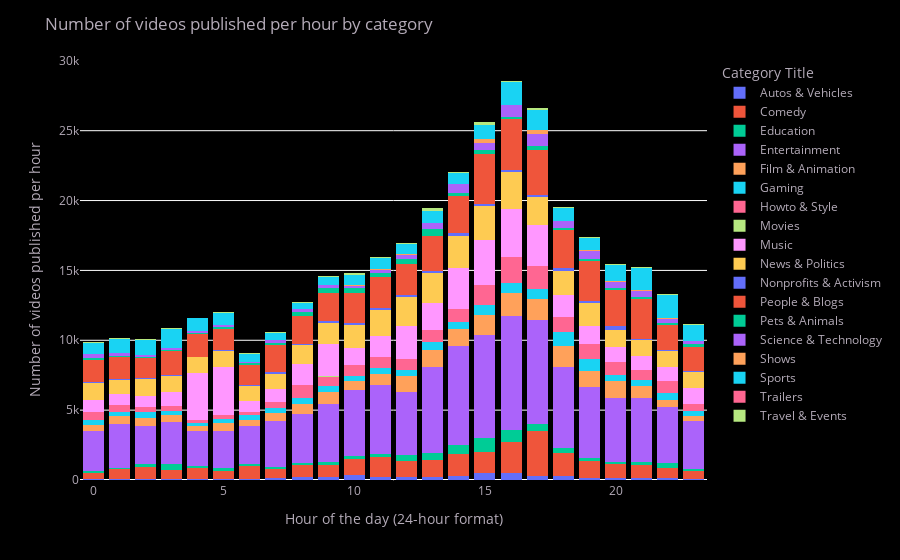

Source (notebook cell):
### Markdown cell above
# Q3. When were videos published?

### Code cell
df_full['publish_hour'] = df_full['publish_time'].astype(str).str.split(':').str[0].astype(int)
repeat_vids = df_full.groupby(['publish_hour'])['category'].value_counts().reset_index(name='count_cate')
repeat_vids = repeat_vids.rename(columns={'category':'Category Title'})
repeat_vids = repeat_vids.rename(columns={'publish_hour':'Hour of the day'})
repeat_vids_pivot_data = repeat_vids.pivot_table(index='Hour of the day', columns='Category Title', values='count_cate', aggfunc='sum').fillna(0)
# Melt the dataframe for plotly
df_melted = repeat_vids_pivot_data.reset_index().melt(id_vars='Hour of the day', value_name='Count')

# Plotting with plotly
fig = px.bar(df_melted, x='Hour of the day', y='Count', color='Category Title',
            #  title='Category Distribution by Number of Trending Days',
             labels={'Count': 'Number of videos published per hour', 'Hour of the day': 'Hour of the day (24-hour format)'},
             hover_data=['Category Title', 'Count'])

fig.update_traces(marker=dict(line=dict(width=0)))
fig.update_layout(
    barmode='stack',
    title='Number of videos published per hour by category',
    title_font_color = '#b4abb8',
    # xaxis_title='Month-Year',
    xaxis_title_font_color = '#b4abb8',
    xaxis=dict(linecolor='#000000'),
    # yaxis_title='Percentage (%)',
    yaxis_title_font_color = '#b4abb8',
    font_color= '#b4abb8',
    plot_bgcolor='#000000',
    paper_bgcolor = '#000000',
)
fig.show()

### Figure 1 — Plotly figure (JSON) as saved in the notebook; plotly's stock layout.template omitted (floating-point values rounded to 4 significant figures)
{"data": [{"alignmentgroup": "True", "customdata": [["Autos & Vehicles"], ["Autos & Vehicles"], ["Autos & Vehicles"], ["Autos & Vehicles"], ["Autos & Vehicles"], ["Autos & Vehicles"], ["Autos & Vehicles"], ["Autos & Vehicles"], ["Autos & Vehicles"], ["Autos & Vehicles"], ["Autos & Vehicles"], ["Autos & Vehicles"], ["Autos & Vehicles"], ["Autos & Vehicles"], ["Autos & Vehicles"], ["Autos & Vehicles"], ["Autos & Vehicles"], ["Autos & Vehicles"], ["Autos & Vehicles"], ["Autos & Vehicles"], ["Autos & Vehicles"], ["Autos & Vehicles"], ["Autos & Vehicles"], ["Autos & Vehicles"]], "hovertemplate": "Category Title=%{customdata[0]}<br>Hour of the day (24-hour format)=%{x}<br>Number of videos published per hour=%{y}<extra></extra>", "legendgroup": "Autos & Vehicles", "marker": {"color": "#636efa", "line": {"width": 0}, "pattern": {"shape": ""}}, "name": "Autos & Vehicles", "offsetgroup": "Autos & Vehicles", "orientation": "v", "showlegend": true, "textposition": "auto", "type": "bar", "x": [0, 1, 2, 3, 4, 5, 6, 7, 8, 9, 10, 11, 12, 13, 14, 15, 16, 17, 18, 19, 20, 21, 22, 23], "xaxis": "x", "y": [70, 74, 100, 90, 67, 79, 101, 162, 226, 244, 355, 237, 228, 240, 291, 499, 516, 264, 258, 178, 120, 109, 118, 78], "yaxis": "y"}, {"alignmentgroup": "True", "customdata": [["Comedy"], ["Comedy"], ["Comedy"], ["Comedy"], ["Comedy"], ["Comedy"], ["Comedy"], ["Comedy"], ["Comedy"], ["Comedy"], ["Comedy"], ["Comedy"], ["Comedy"], ["Comedy"], ["Comedy"], ["Comedy"], ["Comedy"], ["Comedy"], ["Comedy"], ["Comedy"], ["Comedy"], ["Comedy"], ["Comedy"], ["Comedy"]], "hovertemplate": "Category Title=%{customdata[0]}<br>Hour of the day (24-hour format)=%{x}<br>Number of videos published per hour=%{y}<extra></extra>", "legendgroup": "Comedy", "marker": {"color": "#EF553B", "line": {"width": 0}, "pattern": {"shape": ""}}, "name": "Comedy", "offsetgroup": "Comedy", "orientation": "v", "showlegend": true, "textposition": "auto", "type": "bar", "x": [0, 1, 2, 3, 4, 5, 6, 7, 8, 9, 10, 11, 12, 13, 14, 15, 16, 17, 18, 19, 20, 21, 22, 23], "xaxis": "x", "y": [464, 735, 849, 618, 812, 589, 898, 619, 854, 815, 1177, 1431, 1128, 1220, 1537, 1481, 2169, 3258, 1678, 1158, 1023, 944, 766, 587], "yaxis": "y"}, {"alignmentgroup": "True", "customdata": [["Education"], ["Education"], ["Education"], ["Education"], ["Education"], ["Education"], ["Education"], ["Education"], ["Education"], ["Education"], ["Education"], ["Education"], ["Education"], ["Education"], ["Education"], ["Education"], ["Education"], ["Education"], ["Education"], ["Education"], ["Education"], ["Education"], ["Education"], ["Education"]], "hovertemplate": "Category Title=%{customdata[0]}<br>Hour of the day (24-hour format)=%{x}<br>Number of videos published per hour=%{y}<extra></extra>", "legendgroup": "Education", "marker": {"color": "#00cc96", "line": {"width": 0}, "pattern": {"shape": ""}}, "name": "Education", "offsetgroup": "Education", "orientation": "v", "showlegend": true, "textposition": "auto", "type": "bar", "x": [0, 1, 2, 3, 4, 5, 6, 7, 8, 9, 10, 11, 12, 13, 14, 15, 16, 17, 18, 19, 20, 21, 22, 23], "xaxis": "x", "y": [125, 79, 225, 429, 158, 171, 146, 168, 148, 214, 176, 220, 402, 504, 713, 1046, 862, 453, 357, 268, 153, 270, 354, 112], "yaxis": "y"}, {"alignmentgroup": "True", "customdata": [["Entertainment"], ["Entertainment"], ["Entertainment"], ["Entertainment"], ["Entertainment"], ["Entertainment"], ["Entertainment"], ["Entertainment"], ["Entertainment"], ["Entertainment"], ["Entertainment"], ["Entertainment"], ["Entertainment"], ["Entertainment"], ["Entertainment"], ["Entertainment"], ["Entertainment"], ["Entertainment"], ["Entertainment"], ["Entertainment"], ["Entertainment"], ["Entertainment"], ["Entertainment"], ["Entertainment"]], "hovertemplate": "Category Title=%{customdata[0]}<br>Hour of the day (24-hour format)=%{x}<br>Number of videos published per hour=%{y}<extra></extra>", "legendgroup": "Entertainment", "marker": {"color": "#ab63fa", "line": {"width": 0}, "pattern": {"shape": ""}}, "name": "Entertainment", "offsetgroup": "Entertainment", "orientation": "v", "showlegend": true, "textposition": "auto", "type": "bar", "x": [0, 1, 2, 3, 4, 5, 6, 7, 8, 9, 10, 11, 12, 13, 14, 15, 16, 17, 18, 19, 20, 21, 22, 23], "xaxis": "x", "y": [2839, 3097, 2700, 3027, 2441, 2696, 2711, 3291, 3529, 4183, 4701, 4921, 4513, 6094, 7041, 7357, 8225, 7455, 5814, 5069, 4567, 4541, 3980, 3455], "yaxis": "y"}, {"alignmentgroup": "True", "customdata": [["Film & Animation"], ["Film & Animation"], ["Film & Animation"], ["Film & Animation"], ["Film & Animation"], ["Film & Animation"], ["Film & Animation"], ["Film & Animation"], ["Film & Animation"], ["Film & Animation"], ["Film & Animation"], ["Film & Animation"], ["Film & Animation"], ["Film & Animation"], ["Film & Animation"], ["Film & Animation"], ["Film & Animation"], ["Film & Animation"], ["Film & Animation"], ["Film & Animation"], ["Film & Animation"], ["Film & Animation"], ["Film & Animation"], ["Film & Animation"]], "hovertemplate": "Category Title=%{customdata[0]}<br>Hour of the day (24-hour format)=%{x}<br>Number of videos published per hour=%{y}<extra></extra>", "legendgroup": "Film & Animation", "marker": {"color": "#FFA15A", "line": {"width": 0}, "pattern": {"shape": ""}}, "name": "Film & Animation", "offsetgroup": "Film & Animation", "orientation": "v", "showlegend": true, "textposition": "auto", "type": "bar", "x": [0, 1, 2, 3, 4, 5, 6, 7, 8, 9, 10, 11, 12, 13, 14, 15, 16, 17, 18, 19, 20, 21, 22, 23], "xaxis": "x", "y": [441, 588, 567, 519, 388, 548, 469, 579, 686, 866, 644, 773, 1145, 1212, 1253, 1454, 1647, 1493, 1460, 1150, 1213, 845, 513, 366], "yaxis": "y"}, {"alignmentgroup": "True", "customdata": [["Gaming"], ["Gaming"], ["Gaming"], ["Gaming"], ["Gaming"], ["Gaming"], ["Gaming"], ["Gaming"], ["Gaming"], ["Gaming"], ["Gaming"], ["Gaming"], ["Gaming"], ["Gaming"], ["Gaming"], ["Gaming"], ["Gaming"], ["Gaming"], ["Gaming"], ["Gaming"], ["Gaming"], ["Gaming"], ["Gaming"], ["Gaming"]], "hovertemplate": "Category Title=%{customdata[0]}<br>Hour of the day (24-hour format)=%{x}<br>Number of videos published per hour=%{y}<extra></extra>", "legendgroup": "Gaming", "marker": {"color": "#19d3f3", "line": {"width": 0}, "pattern": {"shape": ""}}, "name": "Gaming", "offsetgroup": "Gaming", "orientation": "v", "showlegend": true, "textposition": "auto", "type": "bar", "x": [0, 1, 2, 3, 4, 5, 6, 7, 8, 9, 10, 11, 12, 13, 14, 15, 16, 17, 18, 19, 20, 21, 22, 23], "xaxis": "x", "y": [371, 314, 427, 249, 241, 266, 298, 357, 455, 392, 393, 442, 478, 598, 474, 654, 685, 752, 993, 847, 465, 420, 483, 337], "yaxis": "y"}, {"alignmentgroup": "True", "customdata": [["Howto & Style"], ["Howto & Style"], ["Howto & Style"], ["Howto & Style"], ["Howto & Style"], ["Howto & Style"], ["Howto & Style"], ["Howto & Style"], ["Howto & Style"], ["Howto & Style"], ["Howto & Style"], ["Howto & Style"], ["Howto & Style"], ["Howto & Style"], ["Howto & Style"], ["Howto & Style"], ["Howto & Style"], ["Howto & Style"], ["Howto & Style"], ["Howto & Style"], ["Howto & Style"], ["Howto & Style"], ["Howto & Style"], ["Howto & Style"]], "hovertemplate": "Category Title=%{customdata[0]}<br>Hour of the day (24-hour format)=%{x}<br>Number of videos published per hour=%{y}<extra></extra>", "legendgroup": "Howto & Style", "marker": {"color": "#FF6692", "line": {"width": 0}, "pattern": {"shape": ""}}, "name": "Howto & Style", "offsetgroup": "Howto & Style", "orientation": "v", "showlegend": true, "textposition": "auto", "type": "bar", "x": [0, 1, 2, 3, 4, 5, 6, 7, 8, 9, 10, 11, 12, 13, 14, 15, 16, 17, 18, 19, 20, 21, 22, 23], "xaxis": "x", "y": [572, 456, 380, 359, 203, 270, 220, 419, 876, 692, 800, 786, 791, 863, 898, 1432, 1890, 1658, 1130, 1099, 903, 715, 842, 532], "yaxis": "y"}, {"alignmentgroup": "True", "customdata": [["Movies"], ["Movies"], ["Movies"], ["Movies"], ["Movies"], ["Movies"], ["Movies"], ["Movies"], ["Movies"], ["Movies"], ["Movies"], ["Movies"], ["Movies"], ["Movies"], ["Movies"], ["Movies"], ["Movies"], ["Movies"], ["Movies"], ["Movies"], ["Movies"], ["Movies"], ["Movies"], ["Movies"]], "hovertemplate": "Category Title=%{customdata[0]}<br>Hour of the day (24-hour format)=%{x}<br>Number of videos published per hour=%{y}<extra></extra>", "legendgroup": "Movies", "marker": {"color": "#B6E880", "line": {"width": 0}, "pattern": {"shape": ""}}, "name": "Movies", "offsetgroup": "Movies", "orientation": "v", "showlegend": true, "textposition": "auto", "type": "bar", "x": [0, 1, 2, 3, 4, 5, 6, 7, 8, 9, 10, 11, 12, 13, 14, 15, 16, 17, 18, 19, 20, 21, 22, 23], "xaxis": "x", "y": [0, 0, 0, 0, 0, 0, 0, 1, 1, 3, 0, 0, 1, 23, 1, 6, 0, 0, 0, 0, 0, 0, 0, 0], "yaxis": "y"}, {"alignmentgroup": "True", "customdata": [["Music"], ["Music"], ["Music"], ["Music"], ["Music"], ["Music"], ["Music"], ["Music"], ["Music"], ["Music"], ["Music"], ["Music"], ["Music"], ["Music"], ["Music"], ["Music"], ["Music"], ["Music"], ["Music"], ["Music"], ["Music"], ["Music"], ["Music"], ["Music"]], "hovertemplate": "Category Title=%{customdata[0]}<br>Hour of the day (24-hour format)=%{x}<br>Number of videos published per hour=%{y}<extra></extra>", "legendgroup": "Music", "marker": {"color": "#FF97FF", "line": {"width": 0}, "pattern": {"shape": ""}}, "name": "Music", "offsetgroup": "Music", "orientation": "v", "showlegend": true, "textposition": "auto", "type": "bar", "x": [0, 1, 2, 3, 4, 5, 6, 7, 8, 9, 10, 11, 12, 13, 14, 15, 16, 17, 18, 19, 20, 21, 22, 23], "xaxis": "x", "y": [848, 793, 780, 987, 3377, 3454, 792, 904, 1504, 2339, 1204, 1499, 2362, 1889, 2945, 3261, 3404, 2885, 1563, 1265, 1105, 1017, 1056, 1145], "yaxis": "y"}, {"alignmentgroup": "True", "customdata": [["News & Politics"], ["News & Politics"], ["News & Politics"], ["News & Politics"], ["News & Politics"], ["News & Politics"], ["News & Politics"], ["News & Politics"], ["News & Politics"], ["News & Politics"], ["News & Politics"], ["News & Politics"], ["News & Politics"], ["News & Politics"], ["News & Politics"], ["News & Politics"], ["News & Politics"], ["News & Politics"], ["News & Politics"], ["News & Politics"], ["News & Politics"], ["News & Politics"], ["News & Politics"], ["News & Politics"]], "hovertemplate": "Category Title=%{customdata[0]}<br>Hour of the day (24-hour format)=%{x}<br>Number of videos published per hour=%{y}<extra></extra>", "legendgroup": "News & Politics", "marker": {"color": "#FECB52", "line": {"width": 0}, "pattern": {"shape": ""}}, "name": "News & Politics", "offsetgroup": "News & Politics", "orientation": "v", "showlegend": true, "textposition": "auto", "type": "bar", "x": [0, 1, 2, 3, 4, 5, 6, 7, 8, 9, 10, 11, 12, 13, 14, 15, 16, 17, 18, 19, 20, 21, 22, 23], "xaxis": "x", "y": [1203, 1036, 1184, 1172, 1086, 1191, 1085, 1119, 1382, 1511, 1660, 1850, 2061, 2183, 2339, 2405, 2614, 2009, 1684, 1622, 1222, 1182, 1128, 1083], "yaxis": "y"}, {"alignmentgroup": "True", "customdata": [["Nonprofits & Activism"], ["Nonprofits & Activism"], ["Nonprofits & Activism"], ["Nonprofits & Activism"], ["Nonprofits & Activism"], ["Nonprofits & Activism"], ["Nonprofits & Activism"], ["Nonprofits & Activism"], ["Nonprofits & Activism"], ["Nonprofits & Activism"], ["Nonprofits & Activism"], ["Nonprofits & Activism"], ["Nonprofits & Activism"], ["Nonprofits & Activism"], ["Nonprofits & Activism"], ["Nonprofits & Activism"], ["Nonprofits & Activism"], ["Nonprofits & Activism"], ["Nonprofits & Activism"], ["Nonprofits & Activism"], ["Nonprofits & Activism"], ["Nonprofits & Activism"], ["Nonprofits & Activism"], ["Nonprofits & Activism"]], "hovertemplate": "Category Title=%{customdata[0]}<br>Hour of the day (24-hour format)=%{x}<br>Number of videos published per hour=%{y}<extra></extra>", "legendgroup": "Nonprofits & Activism", "marker": {"color": "#636efa", "line": {"width": 0}, "pattern": {"shape": ""}}, "name": "Nonprofits & Activism", "offsetgroup": "Nonprofits & Activism", "orientation": "v", "showlegend": true, "textposition": "auto", "type": "bar", "x": [0, 1, 2, 3, 4, 5, 6, 7, 8, 9, 10, 11, 12, 13, 14, 15, 16, 17, 18, 19, 20, 21, 22, 23], "xaxis": "x", "y": [86, 73, 53, 66, 39, 54, 86, 79, 60, 94, 104, 153, 132, 166, 199, 156, 170, 166, 211, 171, 222, 74, 55, 96], "yaxis": "y"}, {"alignmentgroup": "True", "customdata": [["People & Blogs"], ["People & Blogs"], ["People & Blogs"], ["People & Blogs"], ["People & Blogs"], ["People & Blogs"], ["People & Blogs"], ["People & Blogs"], ["People & Blogs"], ["People & Blogs"], ["People & Blogs"], ["People & Blogs"], ["People & Blogs"], ["People & Blogs"], ["People & Blogs"], ["People & Blogs"], ["People & Blogs"], ["People & Blogs"], ["People & Blogs"], ["People & Blogs"], ["People & Blogs"], ["People & Blogs"], ["People & Blogs"], ["People & Blogs"]], "hovertemplate": "Category Title=%{customdata[0]}<br>Hour of the day (24-hour format)=%{x}<br>Number of videos published per hour=%{y}<extra></extra>", "legendgroup": "People & Blogs", "marker": {"color": "#EF553B", "line": {"width": 0}, "pattern": {"shape": ""}}, "name": "People & Blogs", "offsetgroup": "People & Blogs", "orientation": "v", "showlegend": true, "textposition": "auto", "type": "bar", "x": [0, 1, 2, 3, 4, 5, 6, 7, 8, 9, 10, 11, 12, 13, 14, 15, 16, 17, 18, 19, 20, 21, 22, 23], "xaxis": "x", "y": [1603, 1549, 1483, 1697, 1632, 1510, 1454, 1963, 1990, 2036, 2175, 2205, 2185, 2468, 2625, 3547, 3645, 3241, 2730, 2856, 2638, 2806, 1815, 1745], "yaxis": "y"}, {"alignmentgroup": "True", "customdata": [["Pets & Animals"], ["Pets & Animals"], ["Pets & Animals"], ["Pets & Animals"], ["Pets & Animals"], ["Pets & Animals"], ["Pets & Animals"], ["Pets & Animals"], ["Pets & Animals"], ["Pets & Animals"], ["Pets & Animals"], ["Pets & Animals"], ["Pets & Animals"], ["Pets & Animals"], ["Pets & Animals"], ["Pets & Animals"], ["Pets & Animals"], ["Pets & Animals"], ["Pets & Animals"], ["Pets & Animals"], ["Pets & Animals"], ["Pets & Animals"], ["Pets & Animals"], ["Pets & Animals"]], "hovertemplate": "Category Title=%{customdata[0]}<br>Hour of the day (24-hour format)=%{x}<br>Number of videos published per hour=%{y}<extra></extra>", "legendgroup": "Pets & Animals", "marker": {"color": "#00cc96", "line": {"width": 0}, "pattern": {"shape": ""}}, "name": "Pets & Animals", "offsetgroup": "Pets & Animals", "orientation": "v", "showlegend": true, "textposition": "auto", "type": "bar", "x": [0, 1, 2, 3, 4, 5, 6, 7, 8, 9, 10, 11, 12, 13, 14, 15, 16, 17, 18, 19, 20, 21, 22, 23], "xaxis": "x", "y": [131, 92, 67, 106, 60, 107, 89, 170, 296, 334, 362, 283, 407, 534, 229, 286, 155, 246, 176, 117, 116, 169, 122, 192], "yaxis": "y"}, {"alignmentgroup": "True", "customdata": [["Science & Technology"], ["Science & Technology"], ["Science & Technology"], ["Science & Technology"], ["Science & Technology"], ["Science & Technology"], ["Science & Technology"], ["Science & Technology"], ["Science & Technology"], ["Science & Technology"], ["Science & Technology"], ["Science & Technology"], ["Science & Technology"], ["Science & Technology"], ["Science & Technology"], ["Science & Technology"], ["Science & Technology"], ["Science & Technology"], ["Science & Technology"], ["Science & Technology"], ["Science & Technology"], ["Science & Technology"], ["Science & Technology"], ["Science & Technology"]], "hovertemplate": "Category Title=%{customdata[0]}<br>Hour of the day (24-hour format)=%{x}<br>Number of videos published per hour=%{y}<extra></extra>", "legendgroup": "Science & Technology", "marker": {"color": "#ab63fa", "line": {"width": 0}, "pattern": {"shape": ""}}, "name": "Science & Technology", "offsetgroup": "Science & Technology", "orientation": "v", "showlegend": true, "textposition": "auto", "type": "bar", "x": [0, 1, 2, 3, 4, 5, 6, 7, 8, 9, 10, 11, 12, 13, 14, 15, 16, 17, 18, 19, 20, 21, 22, 23], "xaxis": "x", "y": [241, 186, 132, 141, 127, 141, 114, 189, 202, 200, 164, 225, 298, 365, 621, 555, 879, 853, 473, 618, 460, 423, 306, 223], "yaxis": "y"}, {"alignmentgroup": "True", "customdata": [["Shows"], ["Shows"], ["Shows"], ["Shows"], ["Shows"], ["Shows"], ["Shows"], ["Shows"], ["Shows"], ["Shows"], ["Shows"], ["Shows"], ["Shows"], ["Shows"], ["Shows"], ["Shows"], ["Shows"], ["Shows"], ["Shows"], ["Shows"], ["Shows"], ["Shows"], ["Shows"], ["Shows"]], "hovertemplate": "Category Title=%{customdata[0]}<br>Hour of the day (24-hour format)=%{x}<br>Number of videos published per hour=%{y}<extra></extra>", "legendgroup": "Shows", "marker": {"color": "#FFA15A", "line": {"width": 0}, "pattern": {"shape": ""}}, "name": "Shows", "offsetgroup": "Shows", "orientation": "v", "showlegend": true, "textposition": "auto", "type": "bar", "x": [0, 1, 2, 3, 4, 5, 6, 7, 8, 9, 10, 11, 12, 13, 14, 15, 16, 17, 18, 19, 20, 21, 22, 23], "xaxis": "x", "y": [6, 14, 8, 5, 16, 10, 10, 14, 10, 21, 41, 54, 18, 2, 17, 237, 11, 314, 36, 31, 18, 99, 36, 4], "yaxis": "y"}, {"alignmentgroup": "True", "customdata": [["Sports"], ["Sports"], ["Sports"], ["Sports"], ["Sports"], ["Sports"], ["Sports"], ["Sports"], ["Sports"], ["Sports"], ["Sports"], ["Sports"], ["Sports"], ["Sports"], ["Sports"], ["Sports"], ["Sports"], ["Sports"], ["Sports"], ["Sports"], ["Sports"], ["Sports"], ["Sports"], ["Sports"]], "hovertemplate": "Category Title=%{customdata[0]}<br>Hour of the day (24-hour format)=%{x}<br>Number of videos published per hour=%{y}<extra></extra>", "legendgroup": "Sports", "marker": {"color": "#19d3f3", "line": {"width": 0}, "pattern": {"shape": ""}}, "name": "Sports", "offsetgroup": "Sports", "orientation": "v", "showlegend": true, "textposition": "auto", "type": "bar", "x": [0, 1, 2, 3, 4, 5, 6, 7, 8, 9, 10, 11, 12, 13, 14, 15, 16, 17, 18, 19, 20, 21, 22, 23], "xaxis": "x", "y": [777, 1030, 1077, 1363, 965, 871, 581, 513, 459, 601, 691, 843, 751, 922, 760, 1040, 1600, 1443, 924, 839, 1142, 1568, 1635, 1148], "yaxis": "y"}, {"alignmentgroup": "True", "customdata": [["Trailers"], ["Trailers"], ["Trailers"], ["Trailers"], ["Trailers"], ["Trailers"], ["Trailers"], ["Trailers"], ["Trailers"], ["Trailers"], ["Trailers"], ["Trailers"], ["Trailers"], ["Trailers"], ["Trailers"], ["Trailers"], ["Trailers"], ["Trailers"], ["Trailers"], ["Trailers"], ["Trailers"], ["Trailers"], ["Trailers"], ["Trailers"]], "hovertemplate": "Category Title=%{customdata[0]}<br>Hour of the day (24-hour format)=%{x}<br>Number of videos published per hour=%{y}<extra></extra>", "legendgroup": "Trailers", "marker": {"color": "#FF6692", "line": {"width": 0}, "pattern": {"shape": ""}}, "name": "Trailers", "offsetgroup": "Trailers", "orientation": "v", "showlegend": true, "textposition": "auto", "type": "bar", "x": [0, 1, 2, 3, 4, 5, 6, 7, 8, 9, 10, 11, 12, 13, 14, 15, 16, 17, 18, 19, 20, 21, 22, 23], "xaxis": "x", "y": [0, 0, 0, 0, 0, 0, 0, 0, 2, 0, 0, 0, 0, 0, 0, 0, 0, 0, 0, 0, 0, 0, 3, 0], "yaxis": "y"}, {"alignmentgroup": "True", "customdata": [["Travel & Events"], ["Travel & Events"], ["Travel & Events"], ["Travel & Events"], ["Travel & Events"], ["Travel & Events"], ["Travel & Events"], ["Travel & Events"], ["Travel & Events"], ["Travel & Events"], ["Travel & Events"], ["Travel & Events"], ["Travel & Events"], ["Travel & Events"], ["Travel & Events"], ["Travel & Events"], ["Travel & Events"], ["Travel & Events"], ["Travel & Events"], ["Travel & Events"], ["Travel & Events"], ["Travel & Events"], ["Travel & Events"], ["Travel & Events"]], "hovertemplate": "Category Title=%{customdata[0]}<br>Hour of the day (24-hour format)=%{x}<br>Number of videos published per hour=%{y}<extra></extra>", "legendgroup": "Travel & Events", "marker": {"color": "#B6E880", "line": {"width": 0}, "pattern": {"shape": ""}}, "name": "Travel & Events", "offsetgroup": "Travel & Events", "orientation": "v", "showlegend": true, "textposition": "auto", "type": "bar", "x": [0, 1, 2, 3, 4, 5, 6, 7, 8, 9, 10, 11, 12, 13, 14, 15, 16, 17, 18, 19, 20, 21, 22, 23], "xaxis": "x", "y": [81, 62, 37, 25, 8, 36, 48, 48, 53, 45, 143, 56, 53, 213, 114, 172, 85, 110, 59, 69, 110, 34, 74, 35], "yaxis": "y"}], "layout": {"barmode": "stack", "font": {"color": "#b4abb8"}, "legend": {"title": {"text": "Category Title"}, "tracegroupgap": 0}, "margin": {"t": 60}, "paper_bgcolor": "#000000", "plot_bgcolor": "#000000", "title": {"font": {"color": "#b4abb8"}, "text": "Number of videos published per hour by category"}, "xaxis": {"anchor": "y", "domain": [0, 1], "linecolor": "#000000", "title": {"font": {"color": "#b4abb8"}, "text": "Hour of the day (24-hour format)"}}, "yaxis": {"anchor": "x", "domain": [0, 1], "title": {"font": {"color": "#b4abb8"}, "text": "Number of videos published per hour"}}}}
